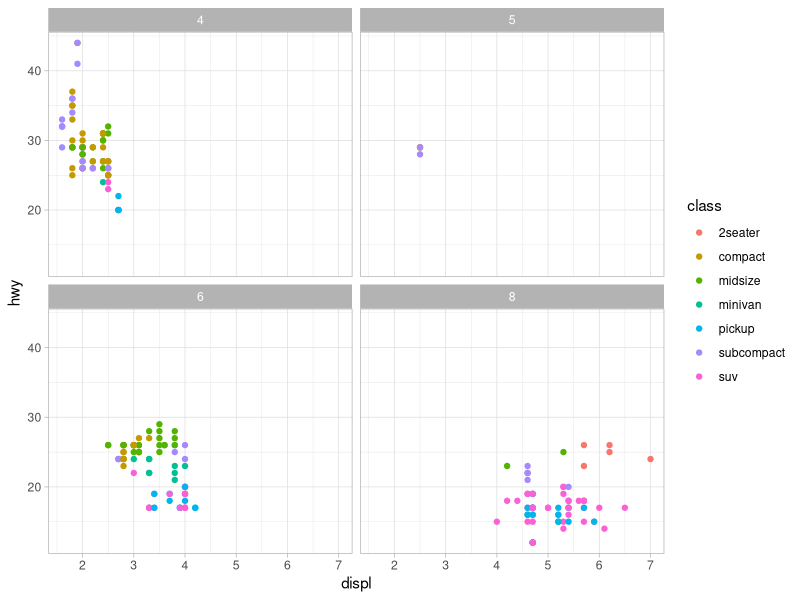
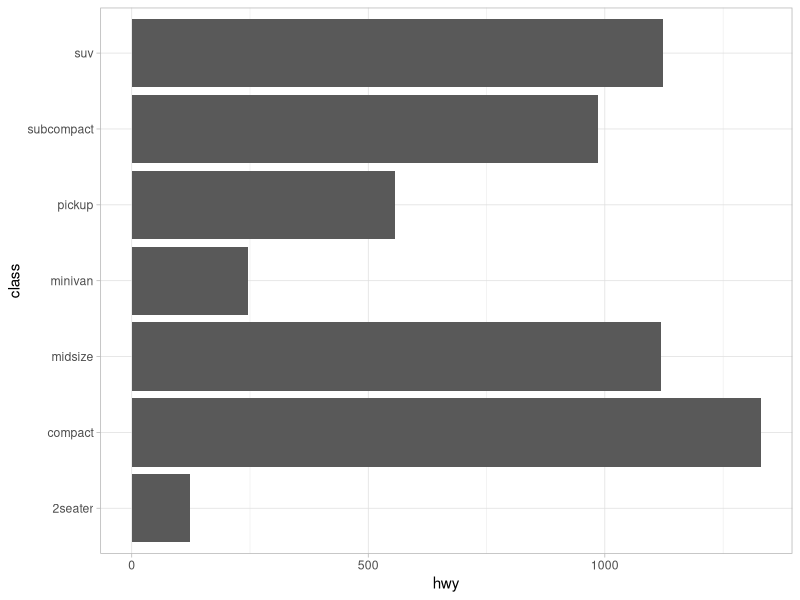
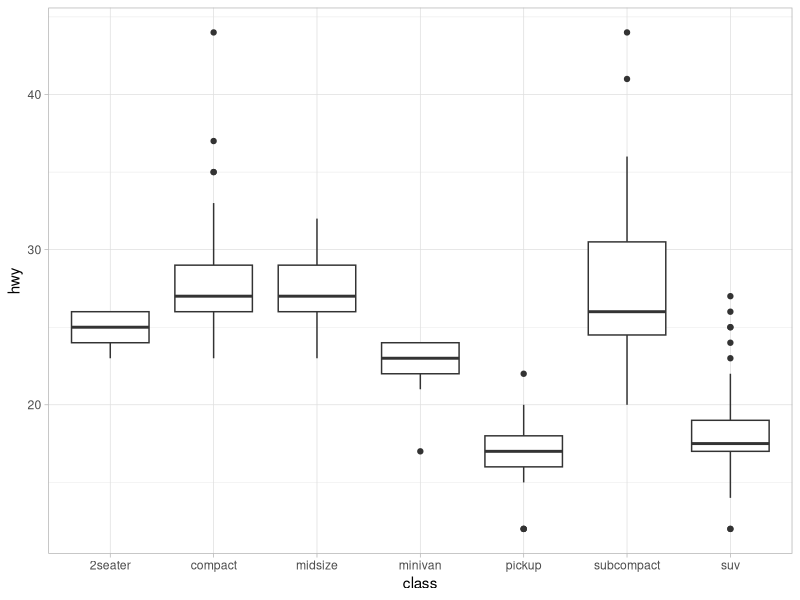

Write R code to recreate these figures, in order.
## ---- chunk 1
knitr::opts_chunk$set(echo = TRUE)
## ---- chunk 2
library(tidyverse)
library(scales)
library(lubridate)

theme_set(theme_light())

data("mpg")

mpg %>% ggplot(
  aes(x=displ,
      y=hwy,
      color=class
     ) 
)+
  geom_point()+
  facet_wrap(~cyl, nrow=2)
## ---- chunk 3

#Graph 2
mpg %>% ggplot(
  aes(x=class,
      y=hwy)
)+
  geom_col()+
  coord_flip()


mpg %>% ggplot(
  aes(x=class,
      y=hwy)
)+
  geom_boxplot()
  


